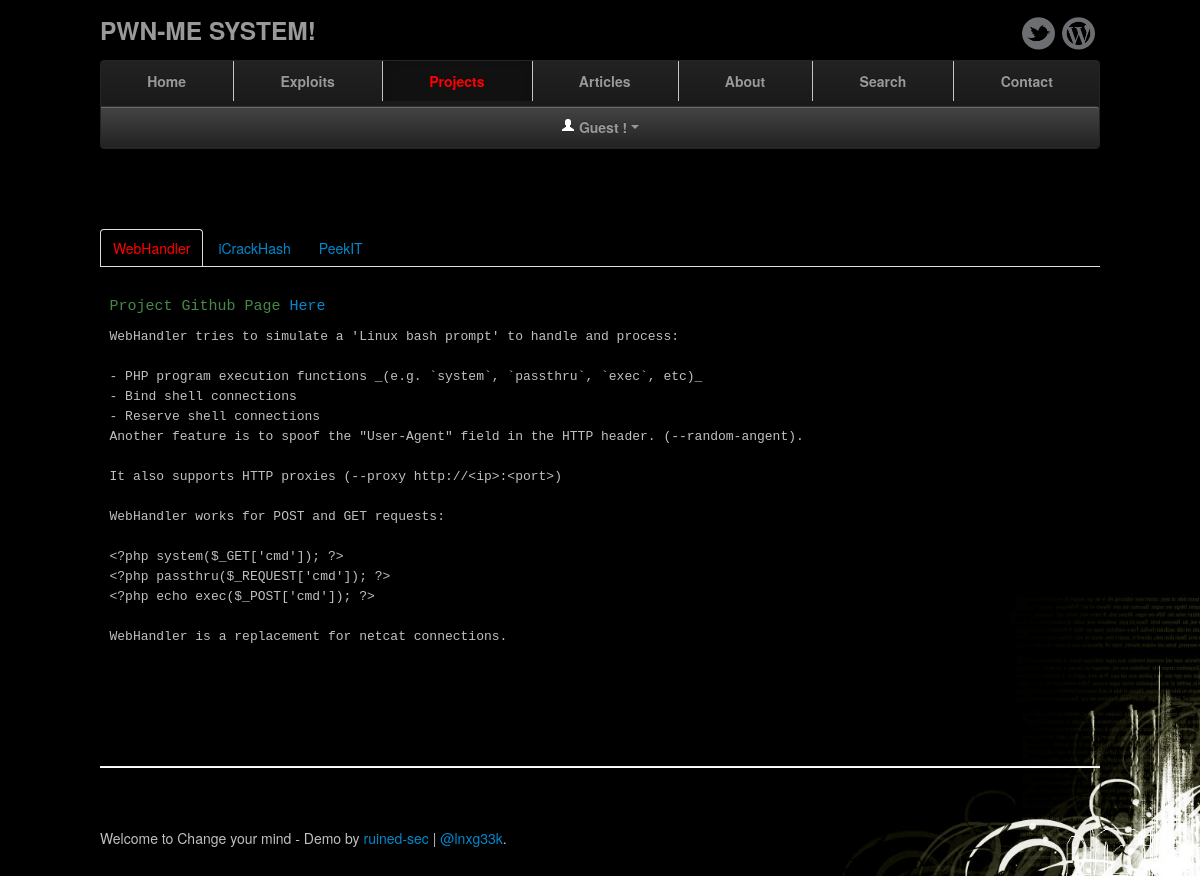
/projects/index.php, run on the app's committed database.
### tables this page shows
CREATE TABLE `projects` (
  `id` int(11) NOT NULL,
  `name` varchar(200) DEFAULT NULL,
  `description` text,
  `url` varchar(200) DEFAULT NULL,
  PRIMARY KEY (`id`)
);

### projects/index.php (the view, shortened to what this page needs)
<?php
include '../config.php';
?>
<!DOCTYPE html>
<html lang="en">
    <head>
        <link href="/scope/static/css/bootstrap.min.css" rel="stylesheet">
        <link href="/scope/static/css/bootstrap-responsive.min.css" rel="stylesheet">
        <link href="/scope/static/css/app.css" rel="stylesheet">
    </head>
    <body>
        <div class="container">
            <?php include '../includes/header.php'; ?>
            <div class="jumbotron">
                <?php
                $sql = "SELECT * FROM projects";
                $result = mysqli_query($con, $sql);
                $c = 0;
                ?>
                <ul class="nav nav-tabs" id="myTab">
                    <?php while ($row = mysqli_fetch_array($result)): ?>
                        <?php if ($c == 0): ?>
                            <li class="tab-pane active"><a href="<?php echo '#' . $row['name']; ?>" data-toggle="tab"><?php echo $row['name']; ?></a></li>
                        <?php else: ?>
                            <li><a href="<?php echo '#' . $row['name']; ?>" data-toggle="tab"><?php echo $row['name']; ?></a></li>
                        <?php endif ?>
                        <?php $c++; ?>
                    <?php endwhile; ?>
                </ul>
                <?php
                $result = mysqli_query($con, $sql);
                $c = 0;
                ?>
                <div class="tab-content">
                    <?php while ($row = mysqli_fetch_array($result)): ?>
                        <?php if ($c == 0): ?>
                            <div class="tab-pane fade in active" id="<?php echo $row['name']; ?>">
                            <?php else: ?>
                                <div class="tab-pane fade in" id="<?php echo $row['name']; ?>">
                                <?php endif; ?>
                                    <pre><p class="text-success" style="font-size: 15px">Project Github Page <a href="<?php echo $row['url'] ?>">Here</a></p><?php echo htmlspecialchars($row['description'], ENT_QUOTES, 'UTF-8', false); ?></pre>
                            </div>
                            <?php $c++; ?>
                        <?php endwhile; ?>
                    </div>
                </div>
                <hr>
                <div class="footer">
                    <p>Welcome to Change your mind - Demo by <a href="http://ruinedsec.wordpress.com">ruined-sec</a> | <a href="https://www.twitter.com/lnxg33k">@lnxg33k</a>.</p>
                </div>
            </div>
    </body>
</html>

### static/css/app.css (style rules this page uses)
.nav-tabs>.active>a, .nav-tabs>.active>a:hover, .nav-tabs>.active>a:focus { background-color: transparent; color: red; }
pre { text-align: left; background-color: transparent; color: silver; border: none; }
body { background: url('/scope/static/img/background.jpg') no-repeat center center fixed; -webkit-background-size: cover; -moz-background-size: cover; -o-background-size: cover; background-size: cover; padding-bottom: 60px; color: silver; }
.container { margin: 0 auto; max-width: 1000px; }
.container > hr { margin: 60px 0; }
.jumbotron { margin: 80px 0; text-align: center; }

### data on the page
projects: name "WebHandler", description "WebHandler tries to simulate a 'Linux bash prompt' to handle and process: - PHP program execution functions _(e.g. `system`, `passthru`, `exec`, etc)_ - Bind shell connections - Reserve shell connections Another feature is to spoof the \"User-Agent\" field in the HTTP header. (--random-angent). It also supports HTTP proxies (--proxy http://<ip>:<port>) WebHandler works for POST and GET requests: <?php system($_GET['cmd']); ?> <?php passthru($_REQUEST['cmd']); ?> <?php echo exec($_POST['cmd']); ?> WebHandler is a replacement for netcat connections."
projects: name "iCrackHash"
projects: name "PeekIT"
